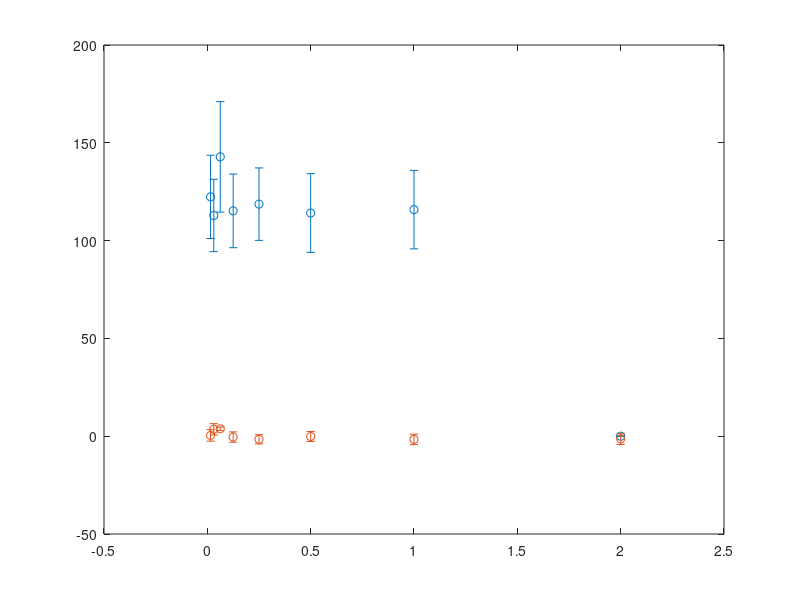

This figure's MATLAB source: (Note: this script raises an error after producing the figure.)
%---- This is a matlab file with .m extension. My version of mathematica cannot generate errorbars :( 
%---- The growthRate and growthRateError matrices are obtained from the growthRateAndErrorExport[] function in toggleSwitchPart1Main.nb 
growthRate = [
    122.35172195879562, 112.8389721226552, 142.81131750888082, 115.19528456671249, 118.64021817262561, 114.10423724882698, 115.83594820139051, 0., 0., -0.4248644828463249, 0., 118.87368370142444;
    120.42457175969435, 109.67527456263137, 132.67271844385994, 112.94245510432927, 127.31619174546856, 112.62947107382301, 102.16580671153581, 100.92706095617007, 100.48231189655804, 101.47855097841028, 108.13529925515626, -0.7656156215453371;
    0.4215767938591608, 3.5298688723072154, 3.7819118244190246, -0.4377379638201395, -1.5980743173777359, -0.14192517639739408, -1.6728989498685745, -1.3937523689680744, -1.7314138722333627, -1.4356010848106202, -2.3570155341720316, 0.3339479991382212;
    3.1632420368508636, 0.5338731586614417, 1.904799855595185, 4.012357036527842, -1.114694912166623, -1.5944895480604162, -1.01432137128162, 1.4046453144074345, 8.88488046101479, 1.5599490083399086, 7.280498137959903, 124.23458738334695;
    121.50200289578062, 111.38399149764012, 133.3653612336391, 113.40837608880439, 133.59898520528074, 124.65530264424865, 113.12853632046681, -5.332681050556859, -5.332681050556859, -4.712377321172798, -5.72528260954729, 119.31672950047682;
    118.26924406167116, 111.88054146415529, 124.53457910074735, 109.75317892787824, 126.78663615427216, 121.55633888816777, 117.02821078776314, -4.974897306261747, -4.371933165481636, -4.120751746327311, -4.586910395066537, 2.1766679684066474;
    1.9357952367090445, 1.6053824934997742, 1.6502812340653448, 3.8868901104215845, 4.666409091418622, 4.110304421383169, -0.04629501811735784, -6.101128837916426, -5.800107242038125, -5.537715991758918, -5.0368682631341155, 3.69088641125653;
    5.173535117687578, 5.891538664985151, 6.370422254533113, 5.846907296716741, 2.9762200663344633, 0.996447038083349, -2.6707620708590554, -6.146562323076291, -1.0970582432325076, -5.332681050556859, -6.4423751104990385, 0.
];

growthRateError = [
    21.27701087019779, 18.48787233652853, 28.24476107811882, 18.826624352333816, 18.523455107549232, 20.13110600843957, 20.054687537257628, 0., 0., 0.3831746499108548, 0., 18.400933117589066;
    20.64772597749747, 18.259624026533128, 26.49675495683444, 17.926779431216527, 22.196182685776837, 19.735059595952613, 16.842996244592154, 17.070933630299063, 16.19911584393315, 16.400816901802187, 18.548015903812882, 3.6600615779786843;
    2.9546450251569656, 2.8744670018797946, 0.9433793745384718, 2.632847546241109, 2.360064096148301, 2.5275303323732228, 2.6723577636728506, 2.837398658880463, 2.9348963230574907, 2.84625776657145, 2.625450617807737, 4.175196122198589;
    2.7295829973899166, 2.5393137133886445, 2.3028831760292525, 2.3109268781113297, 2.0648276112806996, 2.508024487481699, 2.658451676191285, 2.40477548857369, 4.2812674271132884, 2.5190976275578314, 2.4368847779939546, 23.344289653407543;
    20.42731970411677, 17.07755332753841, 24.348714368268617, 16.67356854681837, 25.156854617415966, 23.047274457397343, 19.292591526033217, 2.2535047134901207, 2.2535047134901207, 1.5726980248999571, 1.9278359981555198, 18.70977848072709;
    19.470281858029157, 16.958586254997783, 21.762549843025255, 16.193459424024784, 19.424348295058362, 20.77793966310125, 21.7736017654241, 6.172704700273372, 2.467088778895899, 1.5997102983160165, 1.477221956134539, 1.6851465573569584;
    2.2024443950773467, 2.7263531590538688, 1.6438452809039723, 1.939193820040582, 3.4007462275520095, 2.5402745068858295, 2.3894297369812896, 2.274417030079337, 2.2829954312052227, 1.7893667802484496, 2.1928343858795727, 1.108495289018611;
    1.0862437662169995, 1.9394270297749305, 0.8907415512333484, 1.1273050048225226, 1.6221435436076799, 2.0670912427124786, 2.911067995000449, 2.1122500457948803, 2.8356981718468868, 2.2535047134901207, 2.2135053617519893, 0.
];


xDt_IPTG = [.015625, .03125, .0625, .125, .25, .5, 1, 2 ];
xDt_aTc = [.78, 1.56, 3.125, 6.25, 12.5, 25, 50, 100];

a = growthRate(1, 1:8);
aErr = growthRateError(1,1:8);
c = growthRate(3,1:8);
cErr = growthRateError(3,1:8);
e = growthRate(5,1:8);
eErr = growthRateError(5,1:8);
g = growthRate(7,1:8);
gErr = growthRateError(7,1:8);


figure(1)
errorbar(xDt_IPTG,a,aErr, 'o')

hold on

figure(1)
errorbar(xDt_IPTG,c,cErr, 'o','color', 'g')
legend('wild type', 'ONC1')

xlabel('IPTG Concentration mM')
ylabel('Growth rate 10^{-7} s^{-1}')
title('Growth rate of MG1655 and ONC1 with varying IPTG concentration')

%---------------------------------

figure(2)
errorbar(xDt_aTc,e,eErr, 'o')

hold on

figure(2)
errorbar(xDt_aTc,g,gErr, 'o')
legend('wild type MG1655', 'ONC2')

xlabel('aTc Concentration ng/ml')
ylabel('Growth rate 10^{-7} s^{-1}')
title('Growth rate of MG1655 and ONC2 with varying aTc concentration')


